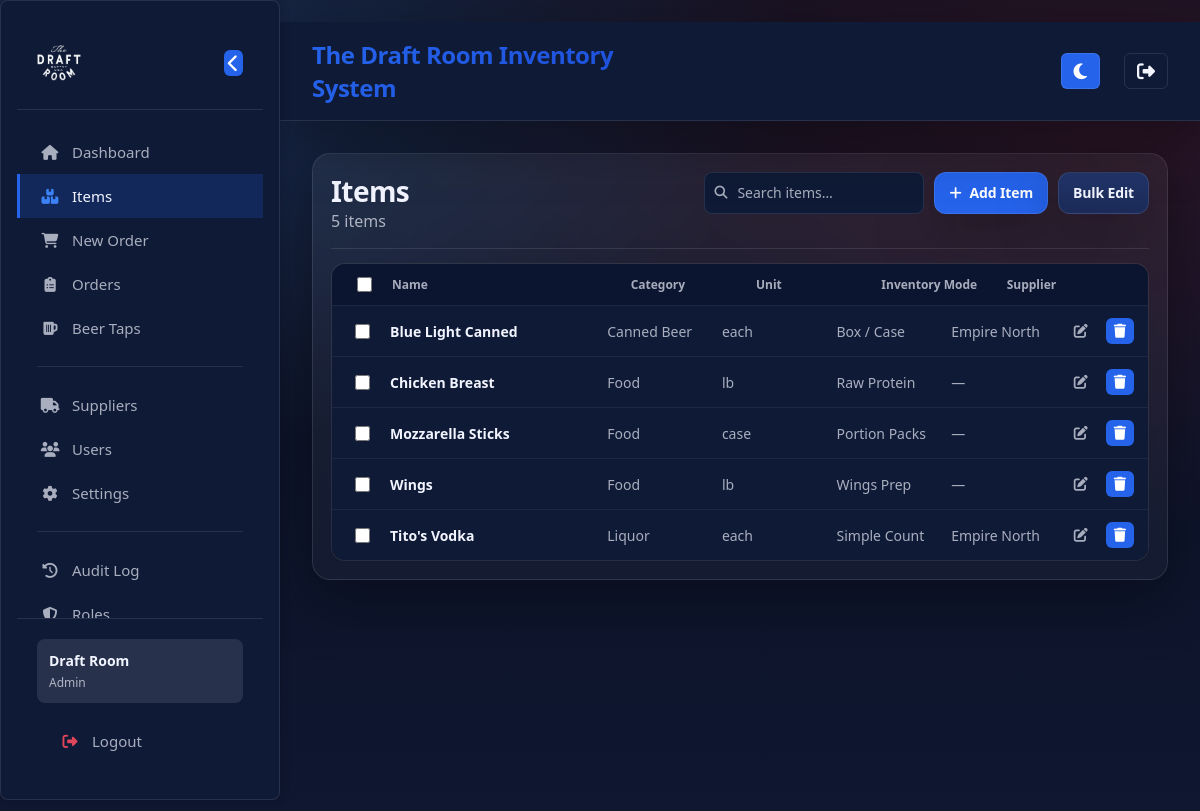
Screenshot of /items (signed in) with the database file from the repository.
### app.py (models this page shows, shortened)
class User(db.Model):
    __tablename__ = "users"
    id = db.Column(db.Integer, primary_key=True)
    username = db.Column(db.String(80), unique=True, nullable=False)
    first_name = db.Column(db.String(80), nullable=True)
    last_name = db.Column(db.String(80), nullable=True)
    password_hash = db.Column(db.String(255), nullable=False)
    role = db.Column(db.String(20), nullable=False, default="staff")  # Backward compatibility
    role_id = db.Column(db.Integer, db.ForeignKey('roles.id'), nullable=True)  # New: reference to Role
    is_active = db.Column(db.Boolean, nullable=False, default=True)
    created_at = db.Column(db.DateTime, nullable=False, default=utcnow)
    role_obj = db.relationship('Role', backref='users')
    def display_name(self) -> str:
        full = f"{(self.first_name or '').strip()} {(self.last_name or '').strip()}".strip()
        return full if full else self.username
    def get_role_name(self):
        if self.role_obj:
            return self.role_obj.name
        return self.role

class Item(db.Model):
    __tablename__ = "items"
    id = db.Column(db.Integer, primary_key=True)
    name = db.Column(db.String(200), nullable=False)
    category = db.Column(db.String(120), nullable=False)
    prep_type = db.Column(db.String(50), nullable=False, default="generic")
    supplier_id = db.Column(db.Integer, db.ForeignKey("suppliers.id"), nullable=True)
    supplier = db.relationship("Supplier", back_populates="items")
    unit = db.Column(db.String(50), nullable=True)
    default_units_per_box = db.Column(
    db.Integer,
    nullable=True,
)
    multiplier = db.Column(db.Float, nullable=True)
    raw_freezer_days = db.Column(db.Integer, nullable=True)
    raw_cooler_days = db.Column(db.Integer, nullable=True)
    raw_out_days = db.Column(db.Integer, nullable=True)
    prepped_freezer_days = db.Column(db.Integer, nullable=True)
    prepped_cooler_days = db.Column(db.Integer, nullable=True)
    prepped_out_days = db.Column(db.Integer, nullable=True)
    sales_mode = db.Column(db.String(40), nullable=True)
    pack1_label = db.Column(db.String(80), nullable=True)
    pack1_mult  = db.Column(db.Integer, nullable=True)
    pack2_label = db.Column(db.String(80), nullable=True)
    pack2_mult  = db.Column(db.Integer, nullable=True)
    pack3_label = db.Column(db.String(80), nullable=True)
    pack3_mult  = db.Column(db.Integer, nullable=True)
    pack4_label = db.Column(db.String(80), nullable=True)
    pack4_mult  = db.Column(db.Integer, nullable=True)
    main_bar_on_hand = db.Column(
        db.Integer,
        nullable=False,
        default=0,
        server_default=db.text("0"),
    )
    low_bar_on_hand = db.Column(
        db.Integer,
        nullable=False,
        default=0,
        server_default=db.text("0"),
    )
    on_hand_count = db.Column(
        db.Integer,
        nullable=False,
        default=0,
        server_default=db.text("0"),
    )
    created_at = db.Column(db.DateTime, nullable=False, default=datetime.utcnow)

class Supplier(db.Model):
    __tablename__ = "suppliers"
    id = db.Column(db.Integer, primary_key=True)
    name = db.Column(db.String(160), nullable=False, unique=True)
    contact_name = db.Column(db.String(160), nullable=True)
    phone = db.Column(db.String(60), nullable=True)
    email = db.Column(db.String(160), nullable=True)
    notes = db.Column(db.String(400), nullable=True)
    created_at = db.Column(db.DateTime, nullable=False, default=utcnow)
    items = db.relationship("Item", back_populates="supplier", lazy=True)

### app.py (the view)
@app.get("/items")
def items_all():
    guard = require_view_access()
    if guard:
        return guard
    q = (request.args.get("q") or "").strip()
    query = Item.query
    if q:
        query = query.filter(Item.name.ilike(f"%{q}%"))
    items = query.order_by(Item.category.asc(), Item.name.asc()).all()
    suppliers = Supplier.query.order_by(Supplier.name.asc()).all()
    return render_template("items.html", items=items, suppliers=suppliers, q=q)

### app.py (called while the page is built)
@app.after_request
def add_security_headers_response(response):
    response.headers["X-Frame-Options"] = "SAMEORIGIN"
    response.headers["X-XSS-Protection"] = "1; mode=block"
    response.headers["X-Content-Type-Options"] = "nosniff"
    response.headers["Content-Security-Policy"] = (
        "default-src 'self'; "
        "script-src 'self' 'unsafe-inline' https://cdnjs.cloudflare.com; "
        "style-src 'self' 'unsafe-inline' https://cdnjs.cloudflare.com; "
        "font-src 'self' https://cdnjs.cloudflare.com; "
        "img-src 'self' data:; "
        "connect-src 'self'; "
        "frame-ancestors 'self'"
    )
    response.headers["Referrer-Policy"] = "strict-origin-when-cross-origin"
    response.headers["Permissions-Policy"] = (
        "geolocation=(), "
        "microphone=(), "
        "camera=(), "
        "payment=()"
    )
    return response

def utcnow() -> datetime:
    return datetime.now(timezone.utc)

def current_user() -> Optional["User"]:
    uid = session.get("user_id")
    if not uid:
        return None
    try:
        return User.query.get(int(uid))
    except Exception:
        return None

def current_user_role() -> str:
    if session.get("break_glass_admin") is True:
        return "admin"
    u = current_user()
    if not u:
        return ""
    return (u.role or "").lower()

def is_logged_in() -> bool:
    return (session.get("break_glass_admin") is True) or (session.get("user_id") is not None)

def can_manage_users() -> bool:
    u = current_user()
    if not u:
        return False
    if session.get("break_glass_admin") is True:
        return True
    if u.role_id:
        role = Role.query.get(u.role_id)
        if role and role.is_admin:
            return True
    if u.role == "admin":
        return True
    return False

def can_edit_inventory() -> bool:
    if session.get("break_glass_admin") is True:
        return True
    u = current_user()
    if not u:
        return False
    if u.role_id:
        role = Role.query.get(u.role_id)
        if role and role.has_permission("can_edit_items"):
            return True
    if u.role == "admin":
        return True
    return False

def require_view_access():
    if not is_logged_in():
        return redirect("/login")
    if session.get("break_glass_admin") is True:
        return None
    if not can_view_inventory():
        session.clear()
        flash("Access denied.", "error")
        return redirect("/login")
    return None

### templates/items.html (shortened to what this page needs)
{% extends "base.html" %}
{% block content %}
<section class="card">
  <div class="cardhead">
    <div>
      <h1>Items</h1>
      <span class="muted" id="itemCount">{{ items|length }} item{{ 's' if items|length != 1 else '' }}</span>
    </div>
    <div class="actions">
      <div class="search-wrap">
        <input class="input search-live" id="itemSearch" placeholder="Search items…"
               value="{{ q or '' }}" autocomplete="off">
      </div>
      {% if can_edit_inventory %}
        <a class="btn primary" href="/items/new"><i class="fas fa-plus"></i> Add Item</a>
        <a class="btn" href="/items/bulk">Bulk Edit</a>
      {% endif %}
    </div>
  </div>
  {% if items and items|length > 0 %}
    <div class="table">
      <div class="row head items-row{% if can_manage_users %} row-admin{% endif %}">
        {% if can_manage_users %}
        <div class="check-cell">
          <input type="checkbox" id="selectAll" title="Select all">
        </div>
        {% endif %}
        <div>Name</div>
        <div>Category</div>
        <div>Unit</div>
        <div>Inventory Mode</div>
        <div>Supplier</div>
      </div>
      {% for it in items %}
        {% set mode_label = {
          'items':        'Simple Count',
          'generic':      'Box / Case',
          'generic_food': 'Prep Food',
          'wings':        'Wings Prep',
          'raw_protein':  'Raw Protein',
          'portion_pack': 'Portion Packs'
        }.get(it.prep_type, it.prep_type) %}
        <div class="row item-row items-row{% if can_manage_users %} row-admin{% endif %}"
             data-id="{{ it.id }}"
             data-name="{{ it.name.lower() }}"
             data-category="{{ it.category.lower() }}">
          {% if can_manage_users %}
          <div class="check-cell">
            <input type="checkbox" class="item-check" data-id="{{ it.id }}">
          </div>
          {% endif %}
          <div>
            <a class="item-link" href="/items/{{ it.id }}">{{ it.name }}</a>
          </div>
          <div class="muted">{{ it.category }}</div>
          <div class="muted">{{ it.unit or '—' }}</div>
          <div class="muted">{{ mode_label }}</div>
          <div class="muted">{{ it.supplier.name if it.supplier else '—' }}</div>
          <div class="row-actions">
            {% if can_edit_inventory %}
              <a class="icon-btn" href="/items/{{ it.id }}/edit" title="Edit {{ it.name }}">
                <i class="fas fa-edit"></i>
              </a>
              <form method="POST" action="/items/{{ it.id }}/delete" style="display:inline;">
                <button class="icon-btn danger" type="submit" title="Delete {{ it.name }}"
                        onclick="return confirm('Delete {{ it.name }}?')">
                  <i class="fas fa-trash"></i>
                </button>
              </form>
            {% endif %}
          </div>
        </div>
      {% endfor %}
    </div>
  {% else %}
    <div class="empty">No items yet. <a href="/items/new">Add your first item.</a></div>
  {% endif %}
</section>
{% endblock %}

### templates/base.html (shortened to what this page needs)
<!DOCTYPE html>
<html lang="en">
<head>
  <link rel="stylesheet" href="/static/style.css">
  <link rel="stylesheet" href="https://cdnjs.cloudflare.com/ajax/libs/font-awesome/6.4.0/css/all.min.css">
</head>
<body>
  <aside class="sidebar" id="sidebar">
    <div class="sidebar-header">
      <h2 class="sidebar-brand">
        <img src="{{ url_for('static', filename='favicon.svg') }}" alt="Draft Room Logo" class="sidebar-logo">
      </h2>
      <button class="sidebar-toggle" id="sidebarToggle" title="Collapse sidebar">
        <i class="fas fa-chevron-left"></i>
      </button>
    </div>
    <nav class="sidebar-nav">
      <a href="/" class="nav-item {% if request.path == '/' %}active{% endif %}" data-tooltip="Dashboard">
        <i class="fas fa-home"></i>
        <span>Dashboard</span>
      </a>
      <a href="/items" class="nav-item {% if request.path.startswith('/items') or request.path.startswith('/category') %}active{% endif %}" data-tooltip="Items">
        <i class="fas fa-boxes"></i>
        <span>Items</span>
      </a>
      <a href="/order" class="nav-item {% if request.path == '/order' %}active{% endif %}" data-tooltip="New Order">
        <i class="fas fa-shopping-cart"></i>
        <span>New Order</span>
      </a>
      <a href="/orders" class="nav-item {% if request.path.startswith('/orders') or (request.path.startswith('/order/') and request.path != '/order') %}active{% endif %}" data-tooltip="View Orders">
        <i class="fas fa-clipboard-list"></i>
        <span>Orders</span>
      </a>
      <a href="/beers/dashboard" class="nav-item {% if '/beers' in request.path %}active{% endif %}" data-tooltip="Beer Taps">
        <i class="fas fa-beer"></i>
        <span>Beer Taps</span>
      </a>
      {% if can_edit_inventory %}
      <hr class="nav-divider">
      <a href="/suppliers" class="nav-item {% if '/suppliers' in request.path %}active{% endif %}" data-tooltip="Suppliers">
        <i class="fas fa-truck"></i>
        <span>Suppliers</span>
      </a>
      <a href="/users" class="nav-item {% if '/users' in request.path %}active{% endif %}" data-tooltip="Users">
        <i class="fas fa-users"></i>
        <span>Users</span>
      </a>
      <a href="/settings" class="nav-item {% if request.path.startswith('/settings') %}active{% endif %}" data-tooltip="Settings">
        <i class="fas fa-cog"></i>
        <span>Settings</span>
      </a>
      {% endif %}
      {% if can_manage_users %}
      <hr class="nav-divider">
      <a href="/audit" class="nav-item {% if '/audit' in request.path %}active{% endif %}" data-tooltip="Audit Log">
        <i class="fas fa-history"></i>
        <span>Audit Log</span>
      </a>
      <a href="/admin/roles" class="nav-item {% if '/admin/roles' in request.path %}active{% endif %}" data-tooltip="Roles">
        <i class="fas fa-shield-alt"></i>
        <span>Roles</span>
      </a>
      {% endif %}
    </nav>
    <div class="sidebar-footer">
      {% if current_user %}
      <div class="user-info">
        <div class="user-name">
          {% if current_user.first_name or current_user.last_name %}
            {{ current_user.first_name }} {{ current_user.last_name }}
          {% else %}
            {{ current_user.username }}
          {% endif %}
        </div>
        <div class="user-role">{{ auth_role_name.title() if auth_role_name else 'User' }}</div>
      </div>
      {% endif %}
      <a href="/logout" class="nav-item logout" data-tooltip="Logout">
        <i class="fas fa-sign-out-alt"></i>
        <span>Logout</span>
      </a>
    </div>
  </aside>
  <main class="main-content">
    <header class="topbar">
      <div class="topbar-brand">
        <h1>The Draft Room Inventory System</h1>
      </div>
      <button class="theme-toggle" id="themeToggle" title="Toggle light/dark theme">
      </button>
      <a href="/logout" class="logout-btn" title="Logout">
        <i class="fas fa-sign-out-alt"></i>
      </a>
    </header>
    <div class="page-content">
      {% block content %}{% endblock %}
    </div>
  </main>
</body>
</html>

### templates/items.html (style rules this page uses)
.items-row { grid-template-columns: 2fr 1fr 1fr 1fr 1fr auto; }
.row-admin { grid-template-columns: 32px 2fr 1fr 1fr 1fr 1fr auto; }
.search-wrap { position:relative; display:flex; align-items:center; }
.search-live { padding-left:32px !important; width:220px; }
.item-link { color:var(--text); font-weight:600; text-decoration:none; }
.icon-btn { background:none; border:none; color:var(--text-muted); font-size:14px; cursor:pointer; padding:6px 8px; border-radius:var(--radius-sm); transition:var(--transition); display:inline-flex; align-items:center; text-decoration:none; }
.check-cell { display:flex; align-items:center; justify-content:center; }
.check-cell input { cursor:pointer; width:15px; height:15px; }

### rows the page displays
User: first_name "Draft", last_name "Room", role "Admin"
Item: name "Blue Light Canned", category "Canned Beer", unit "each", mode_label "Box / Case", supplier "Empire North"
Item: name "Chicken Breast", category "Food", unit "lb", mode_label "Raw Protein", supplier "—"
Item: name "Mozzarella Sticks", category "Food", unit "case", mode_label "Portion Packs", supplier "—"
Item: name "Wings", category "Food", unit "lb", mode_label "Wings Prep", supplier "—"
Item: name "Tito's Vodka", category "Liquor", unit "each", mode_label "Simple Count", supplier "Empire North"

### other values shown
{{ items|length }} "5"
{{ 's' if items|length != 1 else '' }} "s"
